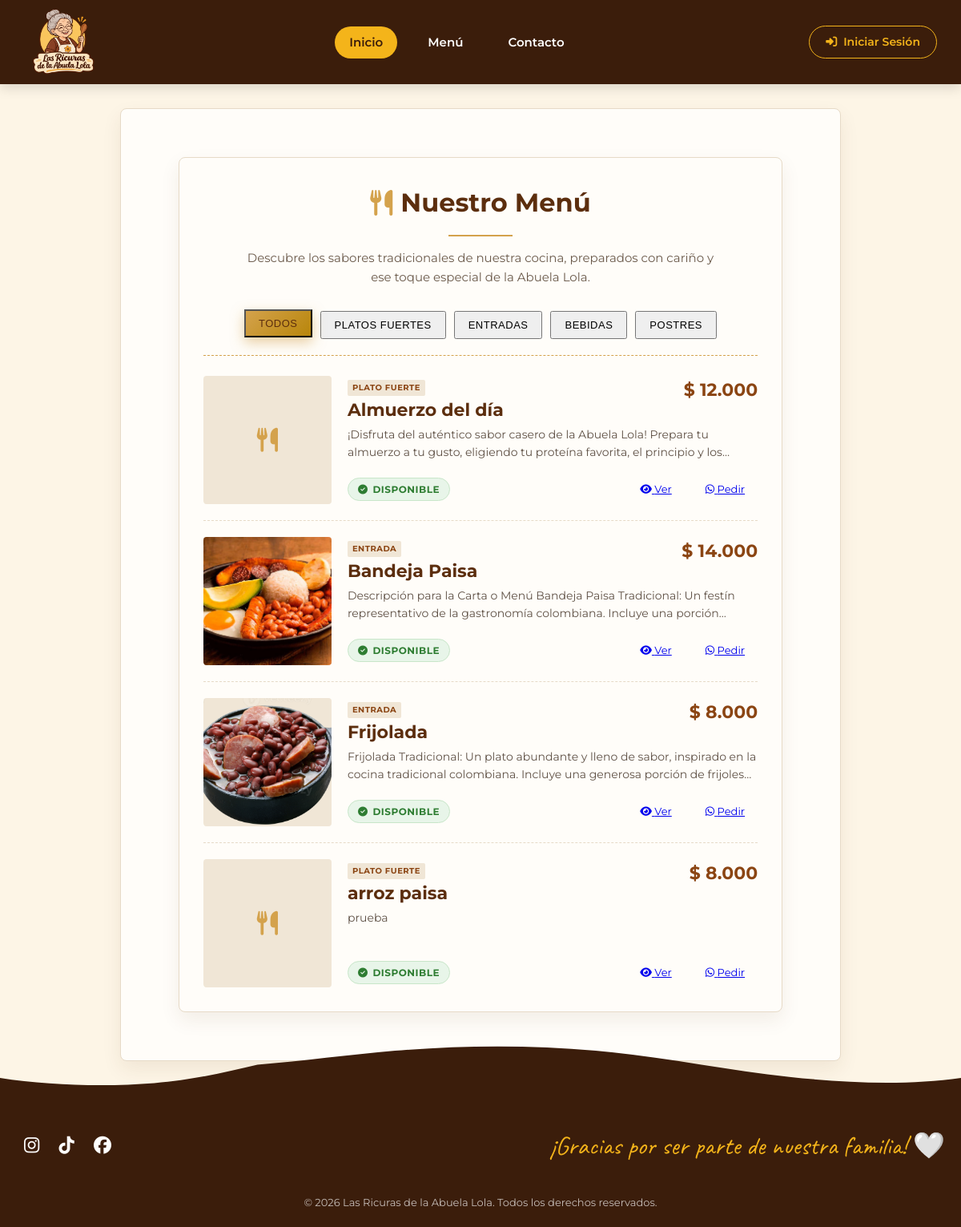
/carta/, run on the app's committed database.
### las_ricuras/models.py (models this page shows, shortened)
class Plato(models.Model):
    CATEGORIAS = [
        ('entrada', 'Entrada'),
        ('plato_fuerte', 'Plato fuerte'),
        ('postre', 'Postre'),
        ('bebida', 'Bebida'),
    ]
    personalizable = models.BooleanField(
        default=False,
        verbose_name="¿Permitir personalizar almuerzo?")
    nombre = models.CharField(max_length=100)
    descripcion = models.TextField()
    precio = models.DecimalField(
        max_digits=10,
        decimal_places=2
    )
    categoria = models.CharField(
        max_length=30,
        choices=CATEGORIAS,
        default='plato_fuerte'
    )
    imagen = models.ImageField(
        upload_to='platos/',
        blank=True,
        null=True
    )
    disponible = models.BooleanField(default=True)

### menu/views.py (the view)
# urls.py: path('', views.inicio, name='inicio'),
def inicio(request):
    platos = Plato.objects.all().order_by('-disponible', 'nombre')
    return render(request, 'menu/menu.html', {
        'platos': platos,
    })

### las_ricuras/templatetags/currency_filters.py (called while the page is built)
@register.filter
def cop(value):
    try:
        precio = Decimal(str(value))
        precio = int(precio)
        return f" {precio:,}".replace(",",".")
    except (ValueError, TypeError,InvalidOperation):
        return value

### menu/templates/menu/menu.html (shortened to what this page needs)
{% extends 'base.html' %}
{% load currency_filters %}
{% load static %}
{% block contenido %}
<main>
    <section class="titulo-menu">
        <h2>
            <i class="fa-solid fa-utensils"></i>
            Nuestro Menú
        </h2>
        <div class="linea"></div>
        <p>
            Descubre los sabores tradicionales de nuestra cocina,
            preparados con cariño y ese toque especial de la Abuela Lola.
        </p>
    </section>
    <div class="filtros-categoria">
        <button
            type="button"
            class="btn activo"
            onclick="filtrarPlatos('todos', this)">
            Todos
        </button>
        <button
            type="button"
            class="btn"
            onclick="filtrarPlatos('plato_fuerte', this)">
            Platos fuertes
        </button>
        <button
            type="button"
            class="btn"
            onclick="filtrarPlatos('entrada', this)">
            Entradas
        </button>
        <button
            type="button"
            class="btn"
            onclick="filtrarPlatos('bebida', this)">
            Bebidas
        </button>
        <button
            type="button"
            class="btn"
            onclick="filtrarPlatos('postre', this)">
            Postres
        </button>
    </div>
    {% if platos %}
        <div class="platos-grid">
            {% for plato in platos %}
                <article
                    class="plato-card {% if not plato.disponible %}no-disponible-card{% endif %}"
                    data-categoria="{{ plato.categoria }}">
                    <div class="imagen-plato">
                        {% if plato.imagen %}
                            <img
                                src="{{ plato.imagen.url }}"
                                alt="{{ plato.nombre }}"
                                loading="lazy">
                        {% else %}
                            <i
                                class="fa-solid fa-utensils"
                                style="font-size: 30px; color: #d4a24c;">
                            </i>
                        {% endif %}
                    </div>
                    <div class="plato-info">
                        <div class="plato-header-lista">
                            <div>
                                <span class="categoria-tag">
                                    {{ plato.get_categoria_display }}
                                </span>
                                <h3>{{ plato.nombre }}</h3>
                            </div>
                            <span class="precio">
                                ${{ plato.precio|cop }}
                            </span>
                        </div>
                        <p class="descripcion">
                            {{ plato.descripcion|default:"Delicioso plato preparado con el sabor tradicional de nuestra casa." }}
                        </p>
                        <div class="plato-footer-lista">
                            {% if plato.disponible %}
                                <span class="disponible">
                                    <i class="fa-solid fa-circle-check"></i>
                                    Disponible
                                </span>
                            {% else %}
                                <span class="no-disponible">
                                    <i class="fa-solid fa-circle-xmark"></i>
                                    Agotado
                                </span>
                            {% endif %}
                            <div class="acciones-plato">
                                {% if plato.disponible %}
                                    <a
                                        href="{% url 'plato_detalle' plato.id %}"
                                        class="btn">
                                        <i class="fa-solid fa-eye"></i>
                                        Ver
                                    </a>
                                    <a
                                        href="https://wa.me/573118299494?text=Hola%2C%20quiero%20pedir%20{{ plato.nombre|urlencode }}%20a%20domicilio"
                                        target="_blank"
                                        rel="noopener noreferrer"
                                        class="btn">
                                        <i class="fa-brands fa-whatsapp"></i>
                                        Pedir
                                    </a>
                                {% else %}
                                    <span
                                        class="btn"
                                        style="opacity: 0.5; cursor: not-allowed;">
                                        No disponible
                                    </span>
                                {% endif %}
                            </div>
                        </div>
                    </div>
                </article>
            {% endfor %}
        </div>
    {% endif %}
</main>
{% endblock %}

### las_ricuras/templates/base.html (style rules this page uses)
* { box-sizing: border-box; margin: 0; padding: 0; }
:root { --cafe-oscuro: #3b1d0b; --cafe-medio: #5c2e0e; --crema: #fdf5e6; --dorado: #f4b41a; --texto: #4a2c11; --blanco: #ffffff; }
body { font-family: 'Montserrat', sans-serif; background-color: var(--crema); color: var(--texto); line-height: 1.6; display: flex; flex-direction: column; min-height: 100vh; overflow-x: hidden; }
main { flex: 1; width: 100%; padding-bottom: 40px; }

### menu/templates/menu/menu.html (style rules this page uses)
main { width: 90%; max-width: 900px; margin: 30px auto; padding: 30px; background: #fffdf9; border: 1px solid #e6dac7; border-radius: 8px; box-shadow: 0 10px 25px rgba(92, 46, 14, 0.08); }
.titulo-menu { margin-bottom: 30px; text-align: center; }
.titulo-menu h2 { display: inline-flex; align-items: center; gap: 10px; padding-bottom: 0; border: none; color: #5c2e0e; font-size: 32px; }
.titulo-menu h2 i { color: #d4a24c; }
.titulo-menu p { max-width: 600px; margin: 10px auto; color: #6b5a4b; font-size: 15px; }
.linea { width: 80px; height: 2px; margin: 15px auto; background: #d4a24c; }
.filtros-categoria { display: flex; flex-wrap: wrap; justify-content: center; gap: 10px; margin-bottom: 25px; padding-bottom: 20px; border-bottom: 1px dashed #d4a24c; }
.filtros-categoria .btn { margin: 0; padding: 8px 16px; font-size: 13px; letter-spacing: 0.5px; text-transform: uppercase; }
.filtros-categoria .btn.activo { transform: translateY(-2px); background: linear-gradient(135deg, #d4a24c, #b8860b); color: #5c2e0e !important; box-shadow: 0 6px 16px rgba(212, 162, 76, 0.5); }
.platos-grid { display: flex; flex-direction: column; gap: 20px; }
.plato-card { display: flex; flex-direction: row; padding-bottom: 20px; border-bottom: 1px dashed #e6dac7; background: transparent; transition: 0.3s; }
.plato-card:last-child { padding-bottom: 0; border-bottom: none; }
.imagen-plato { position: relative; display: flex; align-items: center; justify-content: center; width: 160px; min-width: 160px; height: 160px; overflow: hidden; border-radius: 4px; background: #f0e6d6; }
.imagen-plato img { width: 100%; height: 100%; object-fit: cover; }
.plato-info { display: flex; flex: 1; flex-direction: column; justify-content: center; padding: 0 0 0 20px; }
.plato-header-lista { display: flex; align-items: flex-start; justify-content: space-between; gap: 15px; margin-bottom: 5px; }
.plato-info h3 { margin: 0; border: none; color: #5c2e0e; font-size: 22px; line-height: 1.2; }
.categoria-tag { display: inline-block; margin-bottom: 5px; padding: 2px 6px; border-radius: 2px; background: #f0e6d6; color: #8b4513; font-size: 10px; font-weight: bold; letter-spacing: 0.5px; text-transform: uppercase; }
.precio { color: #8b4513; font-size: 22px; font-weight: 700; white-space: nowrap; }
.descripcion { display: -webkit-box; overflow: hidden; margin-bottom: 15px; color: #5f5146; font-size: 14px; -webkit-box-orient: vertical; -webkit-line-clamp: 2; }
.disponible, .no-disponible { display: inline-flex; align-items: center; gap: 6px; padding: 4px 12px; border: 1px solid transparent; border-radius: 20px; font-size: 12px; font-weight: 700; letter-spacing: 0.5px; text-transform: uppercase; }
.disponible { border-color: #c8e6c9; background: #e8f5e9; color: #2e7d32; }
.plato-footer-lista { display: flex; flex-wrap: wrap; align-items: center; justify-content: space-between; gap: 10px; margin-top: auto; }
.acciones-plato { display: flex; gap: 10px; }
.acciones-plato .btn { margin-top: 0; margin-right: 0; padding: 8px 16px; font-size: 13px; }

### data on the page
Plato: categoria "PLATO FUERTE", nombre "Almuerzo del día", precio|cop "12.000", descripcion "¡Disfruta del auténtico sabor casero de la Abuela Lola! Prepara tu almuerzo a tu gusto, eligiendo tu proteína favorita, el principio y…", disponible True (drawn)
Plato: imagen (picture), categoria "ENTRADA", nombre "Bandeja Paisa", precio|cop "14.000", descripcion "Descripción para la Carta o Menú Bandeja Paisa Tradicional: Un festín representativo de la gastronomía colombiana. Incluye una…", disponible True (drawn)
Plato: imagen (picture), categoria "ENTRADA", nombre "Frijolada", precio|cop "8.000", descripcion "Frijolada Tradicional: Un plato abundante y lleno de sabor, inspirado en la cocina tradicional colombiana. Incluye una generosa porción de…", disponible True (drawn)
Plato: categoria "PLATO FUERTE", nombre "arroz paisa", precio|cop "8.000", descripcion "prueba", disponible True (drawn)
